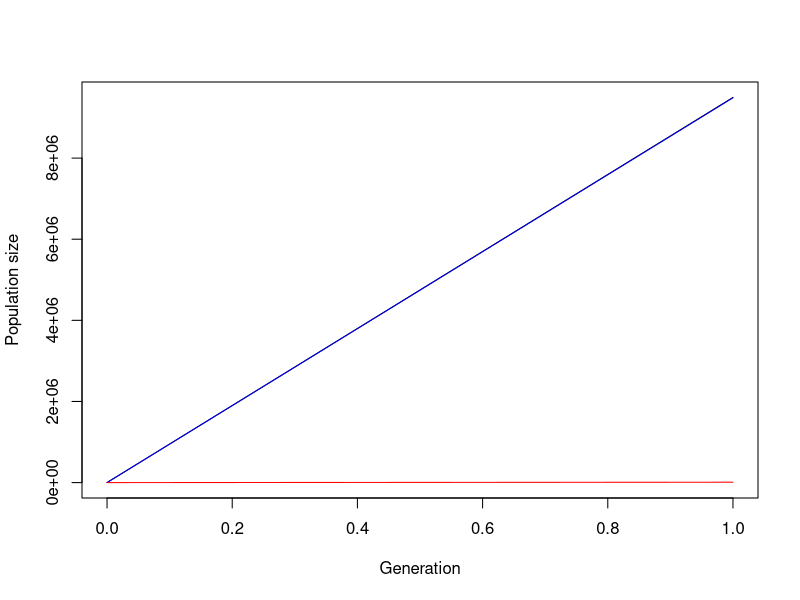

This figure's R source: (Note: this script raises an error after producing the figure.)
## ---- chunk 1
simulate_one_gen <- function(N_a, N_bw, N_bm, pollution_rate,sel_coeff, migra_rate, mut_rate){
  # draw offspring_a according to Poisson distribution
  offsp_a <- rpois(1, N_a * (1))
  # draw new migration according to Poisson distribution
  migra_a_to_b <- rpois(1, offsp_a * migra_rate)
  # draw offspring_b according to Poisson distribution
  offsp_bw <- rpois(1, N_bw * (1-pollution_rate))
  offsp_bm <- rpois(1, ((N_bw+migra_a_to_b) * mut_rate)*(1+sel_coeff))
  # determine new population sizes of population B plus migration
  # N_a_new <- max((offsp_a - migra_a_to_b) * 1.25, 0)
  N_b_new <- max(floor(offsp_bw+offsp_bm+migra_a_to_b), 0)
  # draw new mutants according to Poisson distribution 
  N_mut <- rpois(1, (N_b_new) * mut_rate)
  return(c(N_mut, N_b_new))
}
# Test the function
print(simulate_one_gen(N_a =1000, N_bw =1000, N_bm = 0, pollution_rate =.7, sel_coeff=.2, migra_rate =.2, mut_rate =.01))
## ---- chunk 2
set.seed(5)
simulate_pop <- function(N_bw, N_bm, pollution_rate, sel_coeff, migra_rate, mut_rate, t_max) {
  # Create the vector in which to save the results
  pop_vector <- c(N_bw, N_bm)
  # initiate the variables
  pop_new <- c(N_bw, N_bm)
  
  # run the simulation until generation t_max
  for (i in 1:t_max+1) {
    # redefine the current population one generation later
    pop_new <- simulate_one_gen(pop_new[1],pop_new[2], pollution_rate, sel_coeff, migra_rate, mut_rate, t_max)
    # add the new population sizes to the output vector
    pop_vector <- rbind(pop_vector,pop_new)
    # condition to stop the simulation before t_max: either the population exceeds 1.5 times the original population size, or it goes extinct
    if (pop_new[1]+pop_new[2]>=1.5*(N_bw+N_bm) | pop_new[1]+pop_new[2]==0) break
  }
  
  # define the row and column names of the output vector
  rownames(pop_vector) <- (0:t_max)[1:length(pop_vector[,1])] # note that the vector has to be cut if the simulation stopped early
  colnames(pop_vector) <- c("bw","bm")
  # return the result
  return(pop_vector)	
}


# Test the function and plot the result
# set t_max to a value to be used througout
max_gen <- 1000
# create your simulation data
output <- simulate_pop(1000, 0, 0.7, 0.2, 0.2, 0.01, max_gen)
# show the last few lines of the data table
print(tail(output))
# plot the output - note that the plot range and the x axis have to be adjusted based on the length of the table
# determine x axis range 
x_range <- 0:(length(output[,1])-1)
# this plots the total population size
plot(x_range,output[,1]+output[,2],type='l',ylim=c(0,max(output[,1]+output[,2])),xlab = "Generation",ylab = "Population size")
# add number of wild type individuals
lines(x_range,output[,1], col="blue")
# add number of mutant individuals
lines(x_range,output[,2], col="red")
## ---- chunk 3
# set some parameters to fixed values
init_a <- 100
init_A <- 0
m_rate <- 0.001
max_gen <- 1000
# determine how often to run the simulation for each set of parameters
no_replicates <- 100

# set parameters to vary
s_values <- c(0.2,0.3,0.4)
r_values <- c(0.05,0.1,0.15)

# initialize data table - where to collect the results
data_table <- c()
# run the simulation across all chosen parameters
# loop over decay rates
for(rval in r_values){
  # loop over selection coefficients
  for(sval in s_values){
    # different way of running many simulations: make replicates using "repeat" function with a counter i
    # reset counter
    i<-1
    repeat {
      # increase counter by one
      i<-i+1
      # run the simulation once
      one_run <- simulate_pop(init_a,init_A,rval,sval,m_rate,max_gen)
      # determine total population sizes
      total_size <- one_run[,1]+one_run[,2]
      # determine minimum population size
      min_size <- min(total_size)
      # determine (first) generation at which this population size occurred
      min_gen <- as.numeric(which(total_size==min_size)[1])
      # enter the data into the table
      data_table <- rbind(data_table,c(rval,sval,min_gen,min_size)) # note that we add the varying parameters (decay rate and selection coefficient) to the table too
      # stop the repeated computation after no_replicates times
      if(i>no_replicates) break
    }
  }
}
# define column names of data table
colnames(data_table) <- c("r","s","min_gen","no_min")
# show the first lines of the output
print(head(data_table))
## ---- chunk 4
# Draw 5 (pseudo)random numbers from a normal distribution
rnorm(5)
# Draw again 5 (pseudo)random numbers from a normal distribution
rnorm(5)
## ---- chunk 5
#initialize the seed of the pseudo random generator
set.seed(1)
# Draw 5 (pseudo)random numbers from a normal distribution
rnorm(5)
#initialize the seed of the pseudo random generator
set.seed(1)
# Draw again 5 (pseudo)random numbers from a normal distribution
rnorm(5)
